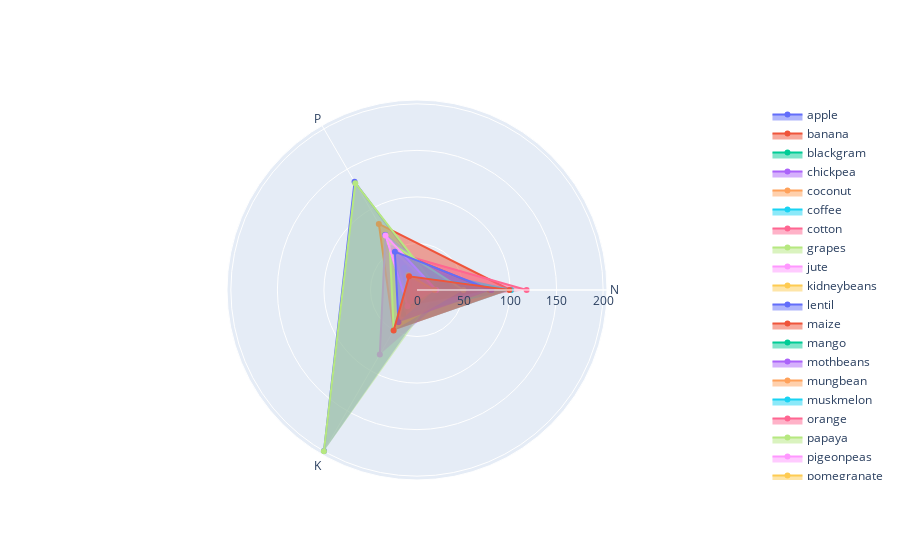

This figure's notebook cell:
### Code cell
nutrients = ['N', 'P', 'K']
avg_nutrients = crop.groupby('label')[nutrients].mean().reset_index()

fig = go.Figure()

for i in range(len(avg_nutrients)):
    fig.add_trace(go.Scatterpolar(
        r=avg_nutrients.iloc[i, 1:],
        theta=nutrients,
        fill='toself',
        name=avg_nutrients['label'][i]
    ))

fig.update_layout(
    polar=dict(radialaxis=dict(visible=True,)),
    showlegend=True
)
fig.show()

### Figure 1 — Plotly figure (JSON) as saved in the notebook; plotly's stock layout.template omitted (floating-point values rounded to 4 significant figures)
{"data": [{"fill": "toself", "name": "apple", "r": [20.8, 134.2, 199.9], "theta": ["N", "P", "K"], "type": "scatterpolar"}, {"fill": "toself", "name": "banana", "r": [100.2, 82.01, 50.05], "theta": ["N", "P", "K"], "type": "scatterpolar"}, {"fill": "toself", "name": "blackgram", "r": [40.02, 67.47, 19.24], "theta": ["N", "P", "K"], "type": "scatterpolar"}, {"fill": "toself", "name": "chickpea", "r": [40.09, 67.79, 79.92], "theta": ["N", "P", "K"], "type": "scatterpolar"}, {"fill": "toself", "name": "coconut", "r": [21.98, 16.93, 30.59], "theta": ["N", "P", "K"], "type": "scatterpolar"}, {"fill": "toself", "name": "coffee", "r": [101.2, 28.74, 29.94], "theta": ["N", "P", "K"], "type": "scatterpolar"}, {"fill": "toself", "name": "cotton", "r": [117.8, 46.24, 19.56], "theta": ["N", "P", "K"], "type": "scatterpolar"}, {"fill": "toself", "name": "grapes", "r": [23.18, 132.5, 200.1], "theta": ["N", "P", "K"], "type": "scatterpolar"}, {"fill": "toself", "name": "jute", "r": [78.4, 46.86, 39.99], "theta": ["N", "P", "K"], "type": "scatterpolar"}, {"fill": "toself", "name": "kidneybeans", "r": [20.75, 67.54, 20.05], "theta": ["N", "P", "K"], "type": "scatterpolar"}, {"fill": "toself", "name": "lentil", "r": [18.77, 68.36, 19.41], "theta": ["N", "P", "K"], "type": "scatterpolar"}, {"fill": "toself", "name": "maize", "r": [77.76, 48.44, 19.79], "theta": ["N", "P", "K"], "type": "scatterpolar"}, {"fill": "toself", "name": "mango", "r": [20.07, 27.18, 29.92], "theta": ["N", "P", "K"], "type": "scatterpolar"}, {"fill": "toself", "name": "mothbeans", "r": [21.44, 48.01, 20.23], "theta": ["N", "P", "K"], "type": "scatterpolar"}, {"fill": "toself", "name": "mungbean", "r": [20.99, 47.28, 19.87], "theta": ["N", "P", "K"], "type": "scatterpolar"}, {"fill": "toself", "name": "muskmelon", "r": [100.3, 17.72, 50.08], "theta": ["N", "P", "K"], "type": "scatterpolar"}, {"fill": "toself", "name": "orange", "r": [19.58, 16.55, 10.01], "theta": ["N", "P", "K"], "type": "scatterpolar"}, {"fill": "toself", "name": "papaya", "r": [49.88, 59.05, 50.04], "theta": ["N", "P", "K"], "type": "scatterpolar"}, {"fill": "toself", "name": "pigeonpeas", "r": [20.73, 67.73, 20.29], "theta": ["N", "P", "K"], "type": "scatterpolar"}, {"fill": "toself", "name": "pomegranate", "r": [18.87, 18.75, 40.21], "theta": ["N", "P", "K"], "type": "scatterpolar"}, {"fill": "toself", "name": "rice", "r": [79.89, 47.58, 39.87], "theta": ["N", "P", "K"], "type": "scatterpolar"}, {"fill": "toself", "name": "watermelon", "r": [99.42, 17, 50.22], "theta": ["N", "P", "K"], "type": "scatterpolar"}], "layout": {"polar": {"radialaxis": {"visible": true}}, "showlegend": true}}
